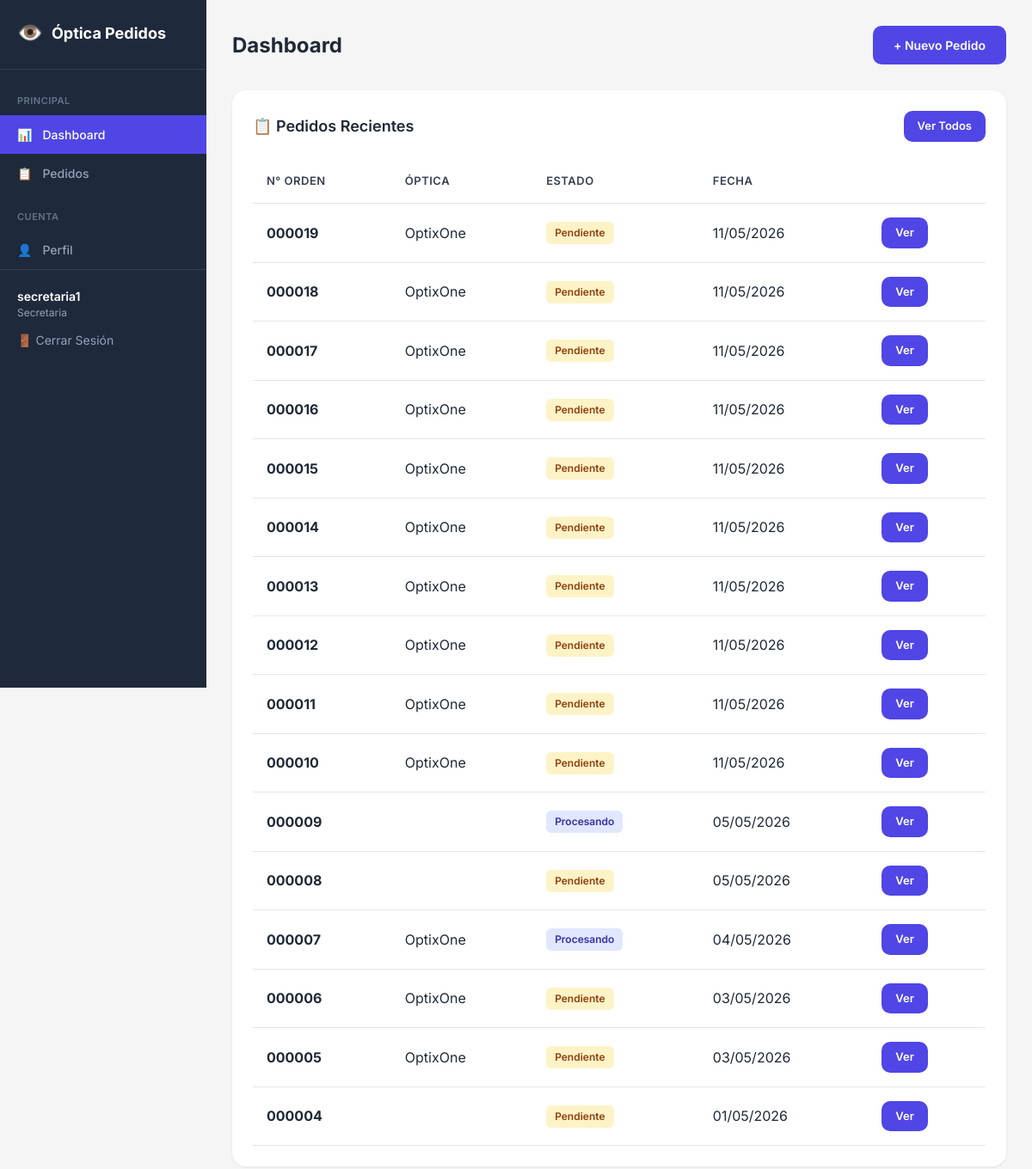
The page / (signed in) on the database its author committed.
### pedidos/models.py (models this page shows, shortened)
class Usuario(AbstractUser):
    rol = models.CharField('Rol', max_length=20, choices=Rol.choices, default=Rol.CLIENTE)
    nombre_optica = models.CharField('Nombre de Óptica', max_length=200, blank=True)
    ciudad_optica = models.CharField('Ciudad', max_length=100, blank=True)
    ruc_optica = models.CharField('RUC', max_length=20, blank=True)
    vendedor_optica = models.CharField('Vendedor', max_length=100, blank=True)
    telefono_optica = models.CharField('Teléfono', max_length=20, blank=True)
    logo = models.ImageField('Logo', upload_to='logos/', blank=True, null=True)
    objects = UsuarioManager()
    class Meta:
        verbose_name = 'Usuario'
        verbose_name_plural = 'Usuarios'
    def es_admin(self):
        return self.rol == Rol.ADMIN
    def es_secretaria(self):
        return self.rol == Rol.SECRETARIA

class Pedido(models.Model):
    numero_orden = models.CharField('Número de Orden', max_length=10, unique=True, blank=True)
    uid = models.UUIDField('UID', default=uuid.uuid4, editable=False)
    cliente = models.ForeignKey(
        Usuario,
        on_delete=models.PROTECT,
        related_name='pedidos',
        verbose_name='Cliente'
    )
    estado = models.CharField(
        'Estado',
        max_length=20,
        choices=EstadoPedido.choices,
        default=EstadoPedido.PENDIENTE
    )
    fecha_creacion = models.DateTimeField('Fecha de Creación', auto_now_add=True)
    fecha_actualizacion = models.DateTimeField('Última Actualización', auto_now=True)
    nombre_optica = models.CharField('Nombre de Óptica', max_length=200)
    ciudad_optica = models.CharField('Ciudad', max_length=100)
    ruc_optica = models.CharField('RUC', max_length=20)
    vendedor_optica = models.CharField('Vendedor', max_length=100)
    telefono_optica = models.CharField('Teléfono', max_length=20)
    tipo_lente = models.CharField(
        'Tipo de Lente',
        max_length=20,
        choices=TipoLente.choices,
        blank=True
    )
    diseno_lente = models.CharField('Diseño', max_length=100, blank=True)
    material = models.CharField('Material', max_length=20, blank=True)
    indice = models.CharField('Índice', max_length=10, blank=True)
    tratamiento_fotosensible = models.CharField('Fotosensible', max_length=20, blank=True)
    tratamiento_antireflejo = models.CharField('Antireflejo', max_length=20, blank=True)
    tratamiento_filtro_azul = models.BooleanField('Filtro Luz Azul', default=False)
    tratamiento_transitions = models.BooleanField('Transitions', default=False)
    od_esfera = models.CharField('OD Esfera', max_length=10, blank=True)
    od_cilindro = models.CharField('OD Cilindro', max_length=10, blank=True)
    od_eje = models.CharField('OD Eje', max_length=10, blank=True)
    od_dnp = models.CharField('OD DNP', max_length=10, blank=True)
    od_altura = models.CharField('OD Altura', max_length=10, blank=True)
    od_adicion = models.CharField('OD Adición', max_length=10, blank=True)
    oi_esfera = models.CharField('OI Esfera', max_length=10, blank=True)
    oi_cilindro = models.CharField('OI Cilindro', max_length=10, blank=True)
    oi_eje = models.CharField('OI Eje', max_length=10, blank=True)
    oi_dnp = models.CharField('OI DNP', max_length=10, blank=True)
    oi_altura = models.CharField('OI Altura', max_length=10, blank=True)
    oi_adicion = models.CharField('OI Adición', max_length=10, blank=True)
    horizontal = models.CharField('Horizontal', max_length=10, blank=True)
    vertical = models.CharField('Vertical', max_length=10, blank=True)
    puente = models.CharField('Puente', max_length=10, blank=True)
    distancia_mecanica = models.CharField('Distancia Mecánica', max_length=10, blank=True)
    montura_descripcion = models.CharField('Descripción Montura', max_length=200, blank=True)
    montura_estado = models.CharField(
        'Estado Montura',
        max_length=20,
        choices=EstadoMontura.choices,
        blank=True
    )
    montura_foto = models.ImageField('Foto Montura', upload_to='monturas/', blank=True, null=True)
    tipo_bisel = models.CharField(
        'Tipo de Bisel',
        max_length=20,
        choices=TipoBisel.choices,
        blank=True
    )
    observaciones = models.TextField('Observaciones', blank=True)
    barcode = models.ImageField(
        'Código de Barras',
        upload_to='barcodes/',
        blank=True,
        null=True
    )
    class Meta:
        verbose_name = 'Pedido'
        verbose_name_plural = 'Pedidos'
        ordering = ['-fecha_creacion']

### pedidos/views.py (the view)
# urls.py: path('', views.dashboard, name='dashboard'),
@login_required
def dashboard(request):
    usuario = request.user
    if usuario.es_admin():
        pedidos = Pedido.objects.all().order_by('-fecha_creacion')
        rol = 'admin'
        contexto = {
            'total_pedidos': Pedido.objects.count(),
            'pedidos_pendientes': Pedido.objects.filter(estado=EstadoPedido.PENDIENTE).count(),
            'pedidos_recibidos': Pedido.objects.filter(estado=EstadoPedido.RECIBIDO).count(),
            'pedidos_procesando': Pedido.objects.filter(estado=EstadoPedido.PROCESANDO).count(),
            'pedidos_enviados': Pedido.objects.filter(estado=EstadoPedido.ENVIADO).count(),
            'pedidos_entregados': Pedido.objects.filter(estado=EstadoPedido.ENTREGADO).count(),
            'usuario': usuario,
            'usuario_rol': rol,
        }
    elif usuario.es_secretaria():
        pedidos = Pedido.objects.all().order_by('-fecha_creacion')
        rol = 'secretaria'
        contexto = {'usuario': usuario, 'usuario_rol': rol}
    elif usuario.es_laboratorio():
        pedidos = Pedido.objects.all().order_by('-fecha_creacion')
        rol = 'laboratorio'
        contexto = {'usuario': usuario, 'usuario_rol': rol}
    else:
        pedidos = Pedido.objects.filter(cliente=usuario).order_by('-fecha_creacion')
        rol = 'cliente'
        contexto = {'usuario': usuario, 'usuario_rol': rol}
    paginator = Paginator(pedidos, 20)
    page_number = request.GET.get('page')
    page_obj = paginator.get_page(page_number)
    contexto['page_obj'] = page_obj
    contexto['pedidos'] = page_obj
    return render(request, 'pedidos/dashboard.html', contexto)

### templates/pedidos/dashboard.html (shortened to what this page needs)
{% extends 'base.html' %}
{% block content %}
<nav class="sidebar">
    <a href="{% url 'dashboard' %}" class="sidebar-brand">
        <span>👁️</span> Óptica Pedidos
    </a>
    <div class="sidebar-menu">
        <div class="menu-title">Principal</div>
        <a href="{% url 'dashboard' %}" class="menu-link {% if request.path == '/' %}active{% endif %}">
            <span>📊</span> Dashboard
        </a>
        <a href="{% url 'pedido_list' %}" class="menu-link {% if 'pedidos' in request.path %}active{% endif %}">
            <span>📋</span> Pedidos
        </a>
        <div class="menu-title">Cuenta</div>
        <a href="{% url 'perfil' %}" class="menu-link {% if 'perfil' in request.path %}active{% endif %}">
            <span>👤</span> Perfil
        </a>
    </div>
    <div class="sidebar-footer">
        <div class="user-info">
            <div class="user-name">{{ usuario.get_full_name|default:usuario.username }}</div>
            <div class="user-role">{{ usuario.get_rol_display }}</div>
        </div>
        <a href="{% url 'logout' %}" class="btn-logout">🚪 Cerrar Sesión</a>
    </div>
</nav>
<main class="main">
    <div class="topbar">
        <h1 class="topbar-title">Dashboard</h1>
        <div>
            {% if usuario.es_admin or usuario.es_secretaria or usuario.es_cliente %}
            <a href="{% url 'pedido_create' %}" class="btn btn-primary">+ Nuevo Pedido</a>
            {% endif %}
        </div>
    </div>
    <div class="content">
        <div class="card">
            <div class="card-header">
                <h2 class="card-title">📋 Pedidos Recientes</h2>
                <a href="{% url 'pedido_list' %}" class="btn btn-primary btn-sm">Ver Todos</a>
            </div>
            <div class="card-body">
                {% if page_obj %}
                <table class="table">
                    <thead>
                        <tr>
                            <th>N° Orden</th>
                            <th>Óptica</th>
                            <th>Estado</th>
                            <th>Fecha</th>
                            <th></th>
                        </tr>
                    </thead>
                    <tbody>
                        {% for p in page_obj %}
                        <tr>
                            <td><strong>{{ p.numero_orden }}</strong></td>
                            <td>{{ p.nombre_optica }}</td>
                            <td><span class="badge badge-{{ p.estado|lower }}">{{ p.get_estado_display }}</span></td>
                            <td>{{ p.fecha_creacion|date:"d/m/Y" }}</td>
                            <td><a href="{% url 'pedido_detail' p.pk %}" class="btn btn-primary btn-sm">Ver</a></td>
                        </tr>
                        {% endfor %}
                    </tbody>
                </table>
                {% else %}
                <div class="empty">
                    <p>No hay pedidos para mostrar</p>
                </div>
                {% endif %}
            </div>
        </div>
    </div>
</main>
{% endblock %}

### templates/base.html (style rules this page uses)
*, *::before, *::after { margin: 0; padding: 0; box-sizing: border-box; }
html { height: 100%; }
body { font-family: 'Inter', -apple-system, BlinkMacSystemFont, sans-serif; background: #f5f5f5; color: #1f2937; line-height: 1.5; }
.sidebar { width: 240px; background: #1e293b; color: white; padding: 20px 0; position: fixed; height: 100vh; overflow-y: auto; transition: transform 0.3s ease; z-index: 100; }
.sidebar-brand { display: flex; align-items: center; gap: 10px; padding: 0 20px 24px; font-size: 18px; font-weight: 700; color: white; text-decoration: none; border-bottom: 1px solid #334155; margin-bottom: 8px; }
.sidebar-brand span { font-size: 24px; }
.menu-title { padding: 20px 20px 8px; font-size: 11px; font-weight: 600; text-transform: uppercase; letter-spacing: 0.5px; color: #64748b; }
.menu-link { display: flex; align-items: center; gap: 12px; padding: 12px 20px; color: #94a3b8; text-decoration: none; font-size: 14px; font-weight: 500; transition: all 0.2s; }
.menu-link.active { background: #4f46e5; color: white; }
.sidebar-footer { padding: 20px; border-top: 1px solid #334155; }
.sidebar-footer a { color: #94a3b8; text-decoration: none; font-size: 14px; }
.main { flex: 1; margin-left: 240px; padding: 30px; transition: margin-left 0.3s ease; }
.btn { display: inline-flex; align-items: center; justify-content: center; gap: 8px; padding: 12px 24px; font-size: 14px; font-weight: 600; border-radius: 10px; cursor: pointer; transition: all 0.2s; border: none; text-decoration: none; }
.btn-primary { background: #4f46e5; color: white; }
.card { background: white; border-radius: 16px; padding: 24px; box-shadow: 0 1px 3px rgba(0,0,0,0.08); }
.table { width: 100%; border-collapse: collapse; }
.table th, .table td { padding: 16px; text-align: left; border-bottom: 1px solid #e5e7eb; }
.table th { font-weight: 600; color: #374151; font-size: 13px; text-transform: uppercase; letter-spacing: 0.5px; }
.badge { display: inline-flex; padding: 4px 10px; font-size: 12px; font-weight: 600; border-radius: 6px; }
.topbar { display: flex; align-items: center; justify-content: space-between; margin-bottom: 30px; }
.topbar-title { font-size: 24px; font-weight: 700; color: #1f2937; }
.card-header { display: flex; align-items: center; justify-content: space-between; margin-bottom: 20px; }
.card-title { font-size: 18px; font-weight: 600; color: #1f2937; }
.user-info { margin-bottom: 12px; }
.user-name { font-weight: 600; color: white; font-size: 14px; }
.user-role { font-size: 12px; color: #94a3b8; }
.btn-logout { display: block; color: #94a3b8; text-decoration: none; font-size: 14px; }
.badge-pendiente { background: #fef3c7; color: #92400e; }
.badge-procesando { background: #e0e7ff; color: #3730a3; }
.btn-sm { padding: 8px 16px; font-size: 13px; }

### rows shown on the page
Usuario: get_full_name "secretaria1", rol "Secretaria"
Pedido: numero_orden "000019", nombre_optica "OptixOne", estado "Pendiente", fecha_creacion "11/05/2026"
Pedido: numero_orden "000018", nombre_optica "OptixOne", estado "Pendiente", fecha_creacion "11/05/2026"
Pedido: numero_orden "000017", nombre_optica "OptixOne", estado "Pendiente", fecha_creacion "11/05/2026"
Pedido: numero_orden "000016", nombre_optica "OptixOne", estado "Pendiente", fecha_creacion "11/05/2026"
Pedido: numero_orden "000015", nombre_optica "OptixOne", estado "Pendiente", fecha_creacion "11/05/2026"
Pedido: numero_orden "000014", nombre_optica "OptixOne", estado "Pendiente", fecha_creacion "11/05/2026"
Pedido: numero_orden "000013", nombre_optica "OptixOne", estado "Pendiente", fecha_creacion "11/05/2026"
Pedido: numero_orden "000012", nombre_optica "OptixOne", estado "Pendiente", fecha_creacion "11/05/2026"
Pedido: numero_orden "000011", nombre_optica "OptixOne", estado "Pendiente", fecha_creacion "11/05/2026"
Pedido: numero_orden "000010", nombre_optica "OptixOne", estado "Pendiente", fecha_creacion "11/05/2026"
Pedido: numero_orden "000009", estado "Procesando", fecha_creacion "05/05/2026"
Pedido: numero_orden "000008", estado "Pendiente", fecha_creacion "05/05/2026"
Pedido: numero_orden "000007", nombre_optica "OptixOne", estado "Procesando", fecha_creacion "04/05/2026"
Pedido: numero_orden "000006", nombre_optica "OptixOne", estado "Pendiente", fecha_creacion "03/05/2026"
Pedido: numero_orden "000005", nombre_optica "OptixOne", estado "Pendiente", fecha_creacion "03/05/2026"
Pedido: numero_orden "000004", estado "Pendiente", fecha_creacion "01/05/2026"
